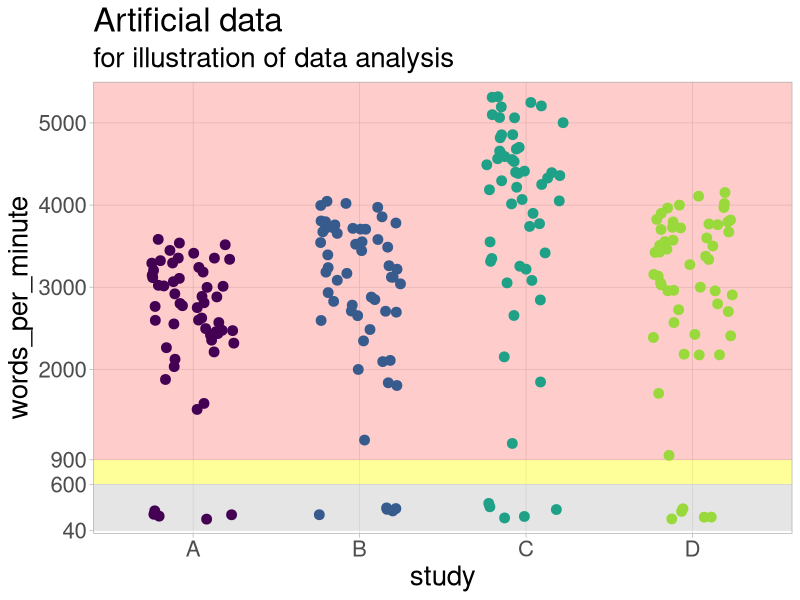

Here is the R script that generated this plot:
## ---- chunk 1
knitr::opts_chunk$set(echo = FALSE,
                      message=FALSE, 
                      warning=FALSE)
### DOWNLOAD NEWEST SOURCES
## befindet sich im DIPF Ordner
# download.file("https://drive.google.com/uc?export=download&id=1ASV99YHMHSNChSNzqbZwvz2SiqYvmqO_",
#               "www/references.bib", overwrite = T)


library(fontawesome)
library(ggplot2)
library(lavaan)
# library(lavaanPlot)
library(DiagrammeR)
## ---- chunk 2
study1_sample_data <- data.frame(study = c(rep("A", 55), rep("B", 55), rep("C", 55), rep("D", 55)),
                                 words_per_minute = c(c(rbeta(n = 50, shape1 = 5, shape2 = 1.5) * 3600, rnorm(5, 250, 50)), 
                                                      c(rbeta(n = 50, shape1 = 5, shape2 = 1.5) * 4100, rnorm(5, 250, 50)), 
                                                      c(rbeta(n = 50, shape1 = 5, shape2 = 1.5) * 5400, rnorm(5, 250, 50)), 
                                                      c(rbeta(n = 50, shape1 = 5, shape2 = 1.5) * 4200, rnorm(5, 250, 50))
                                                     )
                                 )

ggplot() +
  geom_rect(aes(ymin= 40,
                ymax = 600,
                xmin = -Inf,
                xmax = Inf), 
            fill = 'grey', alpha = 0.40, color = NA) +
  geom_rect(aes(ymin= 600,
                ymax = 900,
                xmin = -Inf,
                xmax = Inf), 
            fill = 'yellow', alpha = 0.40, color = NA) +
  geom_rect(aes(ymin= 900,
                ymax = Inf,
                xmin = -Inf,
                xmax = Inf), 
            fill = 'red', alpha = 0.20, color = NA) +
  geom_jitter(data=study1_sample_data, aes(x=study, y=words_per_minute, colour = study), width = .25, size = 3) +
  scale_y_continuous(limits = c(0, 5500), expand = c(0,0), breaks = c(40, 600, 900, 2000, 3000, 4000, 5000)) +
  ggtitle("Artificial data", subtitle = "for illustration of data analysis") +
  scale_color_viridis_d(end = .85) +
  theme_light() +
  theme(panel.grid.minor = element_blank(),
        legend.position = "none",
        text = element_text(size = 20))

## ---- chunk 3
grViz("
digraph SEM {
  graph [layout = dot, rankdir = LR, nodesep=0.5, splines=curved]

  node [shape=ellipse]
  knowledge
  
  node [shape=ellipse]
  read_engagement
  
  node [shape=rectangle]
  dwell_time

  node [shape=ellipse]
  understanding

  // Create a vertical rank for dwell_time, read_engagement and understanding
  {rank=same; read_engagement; dwell_time; understanding}

  knowledge -> dwell_time [label='-']
  knowledge -> read_engagement [label='-?']
  knowledge -> understanding [label='+']
  understanding:s -> dwell_time:n [dir=both]
  dwell_time:s -> read_engagement:n [dir=both]
  read_engagement:e -> understanding:e [dir=both]
}
")
## ---- chunk 4
# # Simulate data
# set.seed(123)  # for reproducibility
# simulated_data <- simulateData(model, sample.nobs = 500)
# 
# # Fit the SEM model to the simulated data
# fit <- sem(model, data = simulated_data)
# 
# lavaanPlot(fit,
#            graph_options = list(rankdir = "LR"),
#            node_options = list(shape = "box", fontname = "Helvetica"),
#            edge_options = list(color = "grey"),
#            labels = list("knowledge1" = "",
#                          "knowledge2" = "",
#                          "knowledge3" = "",
#                          "knowledge4" = "",
#                          "read_engagement1" = "",
#                          "read_engagement2" = "",
#                          "read_engagement3" = "",
#                          "read_engagement4" = "",
#                          "understanding1" = "",
#                          "understanding2" = "",
#                          "understanding3" = "",
#                          "understanding4" = ""))
## ---- chunk 5
grViz("
digraph SEM {
  graph [layout = dot, rankdir = LR, nodesep=0.4]
  
  // NODES
  data_sharing [shape=rectangle]
  
  perceived_sensitivity [shape=ellipse, color='#bcbcbc', fontcolor='#bcbcbc']
  
  willingness_participate [shape=ellipse, color='#000']
  
  data_type [shape=rectangle]
  
  invis [shape=point, style=invis]
  

  // Create a vertical rank
  {rank=same; data_type; invis; perceived_sensitivity}


  // Connections
  data_sharing -> invis [label='0', dir=none, headclip=false]
  data_type -> invis [label='+']
  invis -> perceived_sensitivity [dir=back, color='#bcbcbc', label='+', fontcolor='#bcbcbc']
  invis -> willingness_participate [tailclip=false]
}
")
## ---- chunk 6
grViz("
digraph SEM {
  graph [layout = dot, rankdir = LR, nodesep=0.4]
  
  // NODES
  wp1 [shape=ellipse, label='willingness_participate']
  wp2 [shape=ellipse, label='willingness_participate']
  
  is1 [shape=ellipse, label='informed']
  is2 [shape=ellipse, label='informed']
  
  feedback [shape=rectangle]
  
  invis1 [shape=point, style=invis]
  invis2 [shape=point, style=invis]
  
  // Create a vertical rank
  {rank=same; invis1; invis2; feedback}
  {rank=same; wp1; is1}
  {rank=same; wp2; is2}

  // Connections
  wp1:e -> invis1 [weight=10, dir=none, headclip=false]
  invis1 -> wp2:w [weight=10, tailclip=false]
  is1:e -> invis2 [weight=10, dir=none, headclip=false]
  invis2 -> is2:w [weight=10, tailclip=false]
  feedback -> wp2
  feedback -> is2
  wp1 -> is1 [dir=both]
  wp2 -> is2 [dir=both]
}
")
